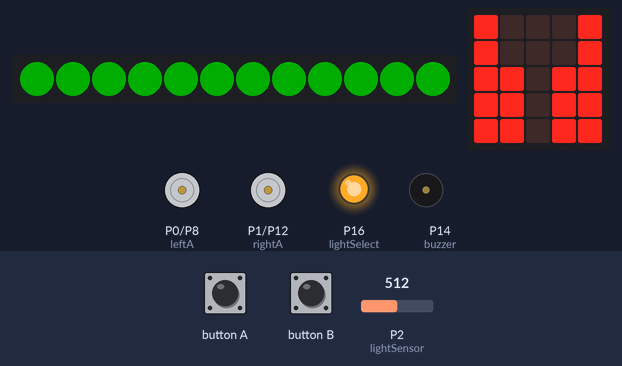
The program below on a simulated BBC micro:bit running MicroPython. On the bench: 12 RGB LEDs in strip order, left to right, the board's 5×5 LED display, motor-driver pin pairs drawn as motors (green arrow = first pin HIGH = forward, orange = second pin HIGH = backward, longer = more drive), output pins drawn as LEDs (lit = HIGH), buzzer (waves = sounding, pin HIGH). The inputs (shaded band) are chosen by the test bench; at power-on: P2 (lightSensor) = 512 (analog values on the 0–1023 scale). Dim RGB values are drawn brighter than linear.

Above: at 1.2 s.
1.3 s: P2 (lightSensor) set to 716
At 2.2 s:
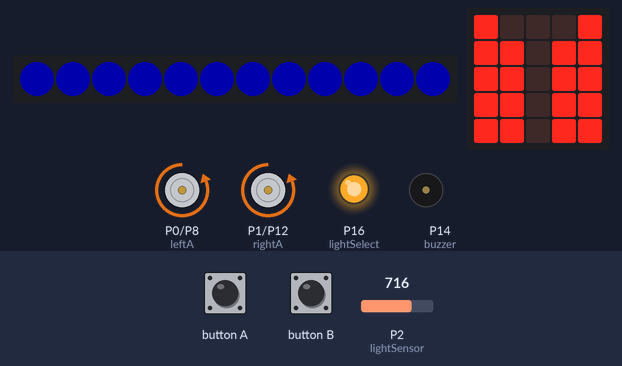
5.0 s: button A pressed for 3.2 s
At 6.2 s:
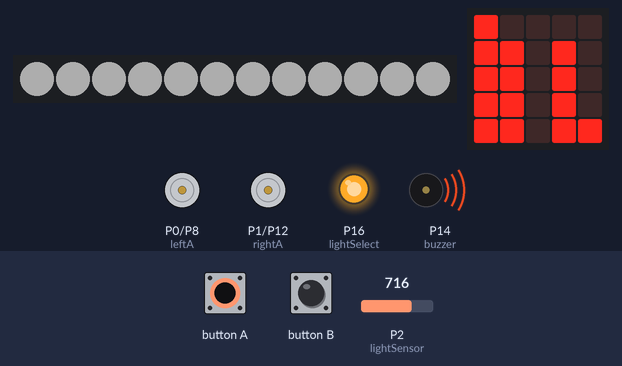
10.3 s: button B pressed for 0.5 s
At 11.0 s:
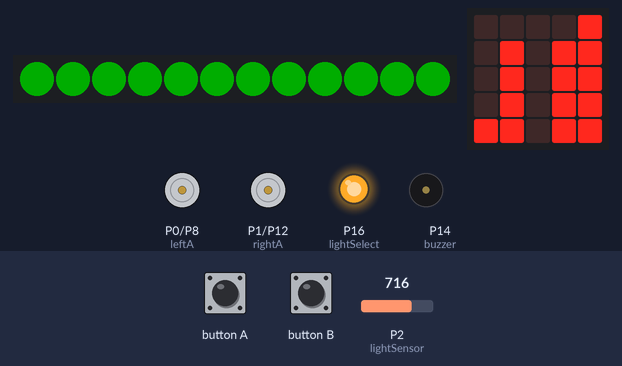
12.3 s: P2 (lightSensor) set to 900
At 13.4 s:
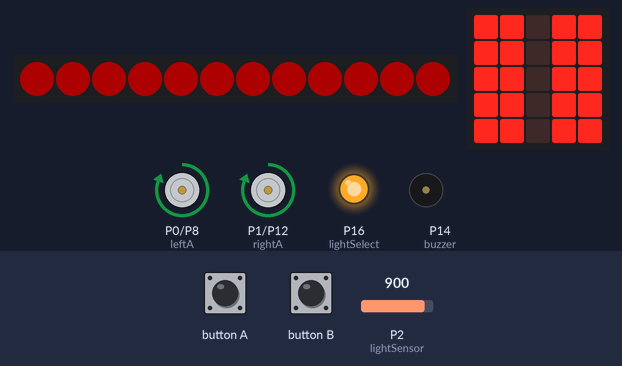
16.0 s: button A pressed for 0.5 s
At 16.6 s:
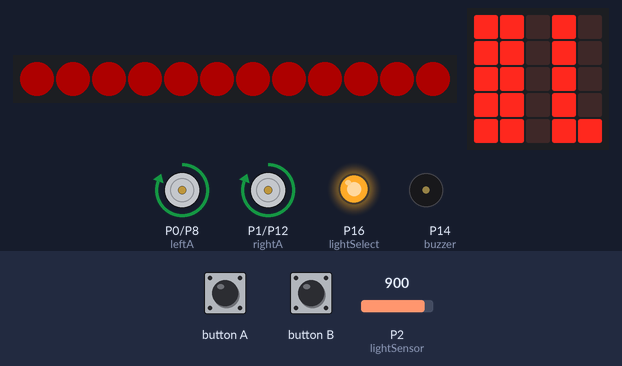
18.0 s: button B pressed for 3.2 s
At 18.8 s:
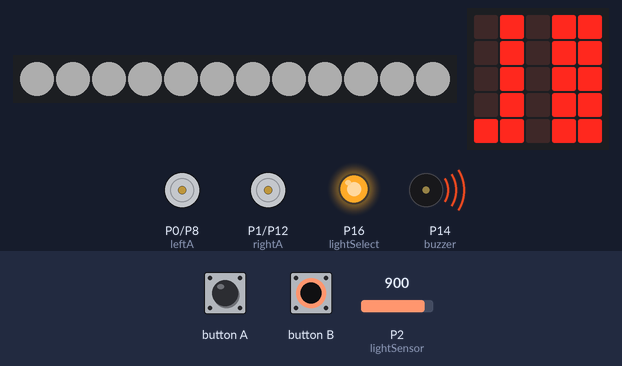
Timing chart, 0 to 23.7 s (numbered marks = the images above; inputs shaded):
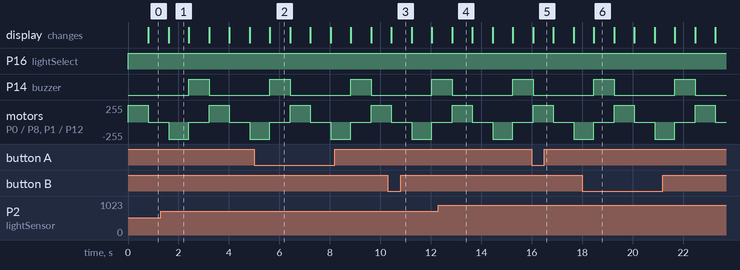

Measured:
- after the input at 1.3 s, the display: changes after 0.31 s (image 1)
- after the input at 5.0 s, the display: changes after 0.62 s (image 2)
- after the input at 10.3 s, the display: changes after 0.14 s (image 3)
- after the input at 12.3 s, the display: changes after 0.55 s (image 4)
- after the input at 16.0 s, the display: changes after 0.06 s (image 5)
- after the input at 18.0 s, the display: changes after 0.46 s (image 6)
- by itself, P14 (buzzer): alternates HIGH for 0.80 s and LOW for 2.4 s

The program:

POST.py
```python
#Power On Self Test: tests all/most functions of Bit:Bot
from microbit import *
import neopixel

leftA = pin0
leftB = pin8
rightA = pin1
rightB = pin12
leftLine = pin11
rightLine = pin5
buzzer = pin14
lightSensor = pin2
lightSelect = pin16
np = neopixel.NeoPixel(pin13, 12)

sleepDel = 800

def forward():
    leftA.write_digital(1)
    leftB.write_digital(0)
    rightA.write_digital(1)
    rightB.write_digital(0)

def reverse():
    leftA.write_digital(0)
    leftB.write_digital(1)
    rightA.write_digital(0)
    rightB.write_digital(1)

def stop():
    leftA.write_digital(0)
    leftB.write_digital(0)
    rightA.write_digital(0)
    rightB.write_digital(0)

def showAll(red,green,blue):
    for i in range(12):
        np[i] = (red,green,blue)
    np.show()

def showLeftLine():
    aset = leftLine.read_digital() * 9
    for i in range(4):
        display.set_pixel(0,i,aset)
    display.set_pixel(0,4,9)

def showRightLine():
    aset = rightLine.read_digital() * 9
    for i in range(4):
        display.set_pixel(4,i,aset)
    display.set_pixel(4,4,9)

def showLight():
    lightSelect.write_digital(0)
    leftLight = lightSensor.read_analog()
    lightSelect.write_digital(1)
    rightLight = lightSensor.read_analog()
    for i in range(5):
        if leftLight > i*200:
            display.set_pixel(1,4-i,9)
        else:
            display.set_pixel(1,4-i,0)
        if rightLight > i*200:
            display.set_pixel(3,4-i,9)
        else:
            display.set_pixel(3,4-i,0)

while True:
    forward()
    showAll(50,0,0)
    showLeftLine()
    showRightLine()
    showLight()
    sleep(sleepDel)
    stop()
    showAll(0,50,0)
    showLeftLine()
    showRightLine()
    showLight()
    sleep(sleepDel)
    stop()
    reverse()
    showAll(0,0,50)
    showLeftLine()
    showRightLine()
    showLight()
    sleep(sleepDel)
    stop()
    showAll(50,50,50)
    buzzer.write_digital(1)
    showLeftLine()
    showRightLine()
    showLight()
    sleep(sleepDel)
    buzzer.write_digital(0)
    stop()
```
